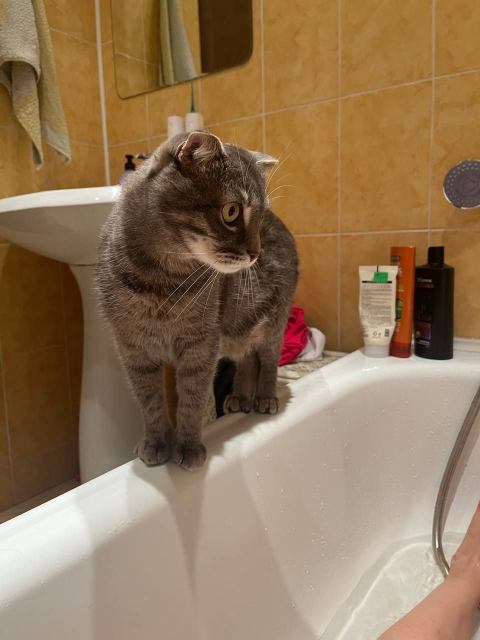
#> input picture cat.jpg, 960 x 1280 px (shown at 1/2 size); its folder holds only this picture in this run
$ python -i data.py   (imports and definitions only)
#> lines starting #> are read from the running program, lines starting #| are printed output that depends on the picture
"""Imagenette / Imagewoof as fixed 224 px uint8 arrays.

Source: the fastai 320 px releases (github.com/fastai/imagenette), 10 ImageNet classes each.
  imagenette: 10 easy, distinct classes (tench, church, parachute, ...)
  imagewoof:  10 dog breeds (fine-grained)
Their own train / val split is kept: train for every fit and selection, val scored once.

Preprocessing, the usual linear-probe eval transform with no augmentation (features are frozen):
  1. RGB, resize the shorter side to 224 (bilinear, antialiased)
  2. centre crop 224 x 224
Everything is decoded once into images.npy (n, 224, 224, 3) uint8 plus labels.npy and is_val.npy, so
feature extraction reads one array instead of re-decoding JPEGs for every net.

Usage: python -m l1_on_feat_vis.imagenet_probe.data
"""

from multiprocessing import Pool
from pathlib import Path

import numpy as np
from PIL import Image

ROOT = Path("/realdata/hariom.narang/imagenet_subsets")
RAW = {"nette": ROOT / "raw/imagenette2-320", "woof": ROOT / "raw/imagewoof2-320"}
SIZE = 224


def dataset_dir(name):
    return ROOT / name


def centre_crop_224(path):
#> called with path = '../../../cat.jpg'
    image = Image.open(path).convert("RGB")
#> image is the input picture: PIL image 960x1280 RGB; mean R, G, B 144.3, 117.1, 87
    scale = SIZE / min(image.size)
#> scale = 0.233
    w, h = max(SIZE, round(image.width * scale)), max(SIZE, round(image.height * scale))
#> w = 224; h = 299
    image = image.resize((w, h), Image.BILINEAR, reducing_gap=None)
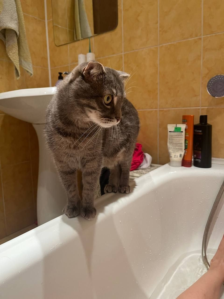
#> image: PIL image 224x299 RGB; mean R, G, B 144.3, 117.1, 87
    left, top = (w - SIZE) // 2, (h - SIZE) // 2
#> left = 0; top = 37
    return np.asarray(image.crop((left, top, left + SIZE, top + SIZE)))
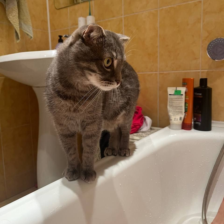
#> returned value: shape (224, 224, 3); mean of channels 0, 1, 2 137.8, 110.9, 82.5; drawn as R, G, B


def list_images(raw):
    classes = sorted(p.name for p in (raw / "train").iterdir())
    items = []
    for split in ("train", "val"):
        for label, wnid in enumerate(classes):
            items += [(path, label, split == "val") for path in sorted((raw / split / wnid).glob("*.JPEG"))]
    return classes, items


def build(name):
    out = dataset_dir(name)
    if (out / "images.npy").exists():
        return
    classes, items = list_images(RAW[name])
    with Pool(16) as pool:
        images = pool.map(centre_crop_224, [path for path, _, _ in items], chunksize=64)
    out.mkdir(parents=True, exist_ok=True)
    np.save(out / "images.npy", np.stack(images))
    np.save(out / "labels.npy", np.array([label for _, label, _ in items], dtype=np.int64))
    np.save(out / "is_val.npy", np.array([is_val for _, _, is_val in items]))
    (out / "classes.txt").write_text("\n".join(classes))
    print(f"{name}: {len(items)} images, {sum(v for _, _, v in items)} val", flush=True)


class Dataset:
    def __init__(self, name):
        root = dataset_dir(name)
        self.name = name
        self.images = np.load(root / "images.npy", mmap_mode="r")
        self.labels = np.load(root / "labels.npy")
        self.is_val = np.load(root / "is_val.npy")


# [3 lines not run here, left out]

>>> result = centre_crop_224('../../../cat.jpg')

$ run again, on fox.jpg
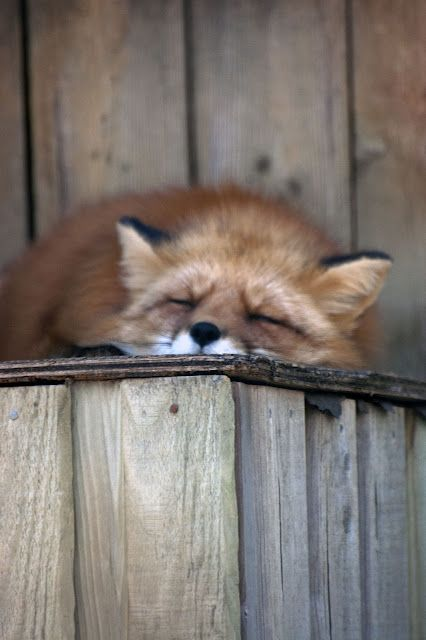
#> input picture fox.jpg, 426 x 640 px
#> in centre_crop_224, image is the input picture: PIL image 426x640 RGB; mean R, G, B 125.8, 117.4, 111.6
#> image: PIL image 224x337 RGB
#> in centre_crop_224, `return np.asarray(image.crop((left, top, left + SIZE, top + SIZE)))`:
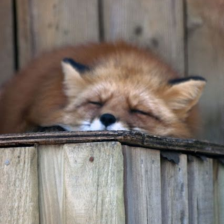
#> returned value: shape (224, 224, 3); mean of channels 0, 1, 2 127.6, 118.3, 111.8; drawn as R, G, B
